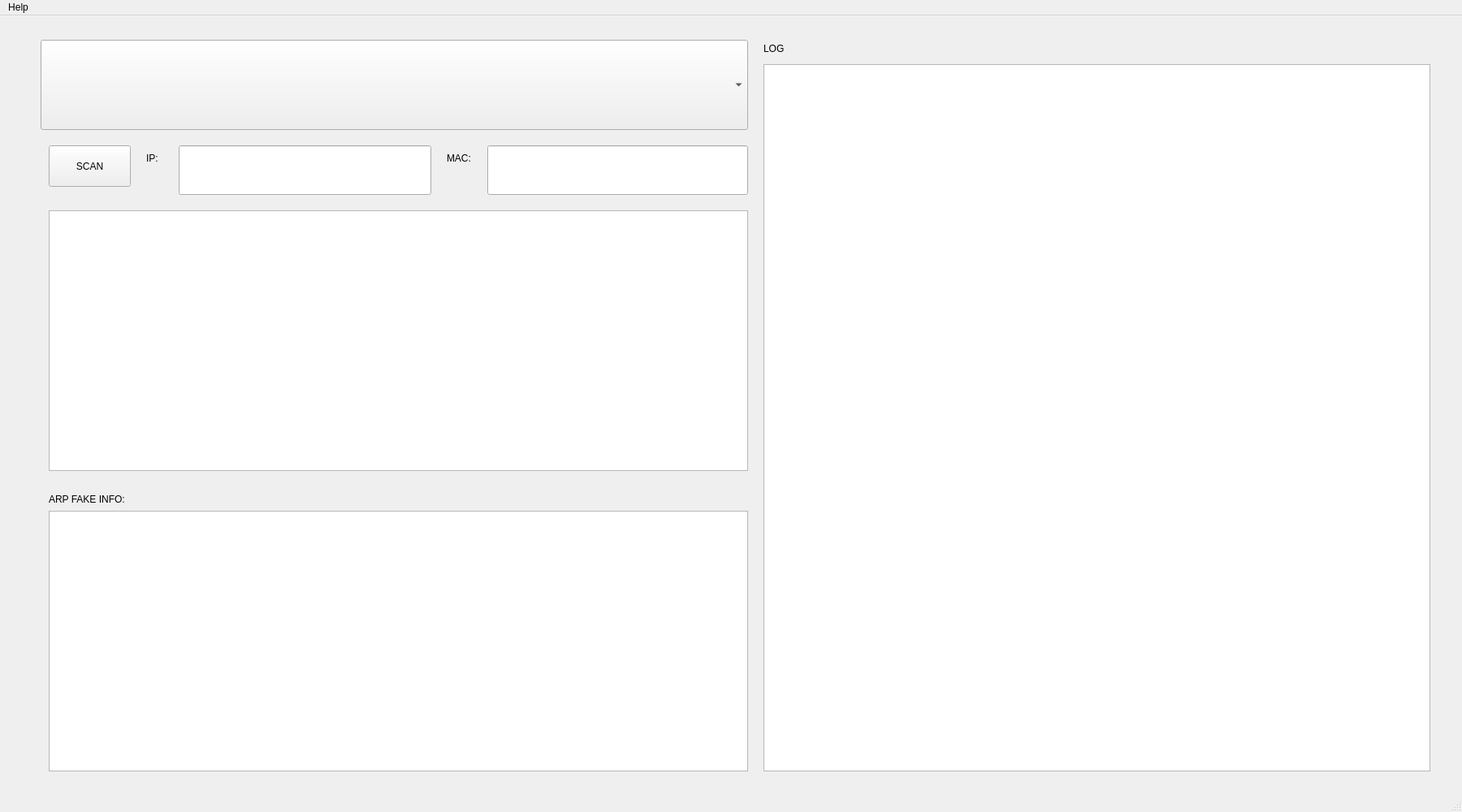
<?xml version="1.0" encoding="UTF-8"?>
<ui version="4.0">
 <class>MainWindow</class>
 <widget class="QMainWindow" name="MainWindow">
  <property name="geometry">
   <rect>
    <x>0</x>
    <y>0</y>
    <width>1800</width>
    <height>1000</height>
   </rect>
  </property>
  <property name="windowTitle">
   <string>MainWindow</string>
  </property>
  <widget class="QWidget" name="centralwidget">
   <widget class="QComboBox" name="adapterBox">
    <property name="geometry">
     <rect>
      <x>50</x>
      <y>30</y>
      <width>871</width>
      <height>111</height>
     </rect>
    </property>
   </widget>
   <widget class="QTableView" name="ipmacTable">
    <property name="geometry">
     <rect>
      <x>60</x>
      <y>240</y>
      <width>861</width>
      <height>321</height>
     </rect>
    </property>
   </widget>
   <widget class="QPushButton" name="scanButton">
    <property name="geometry">
     <rect>
      <x>60</x>
      <y>160</y>
      <width>101</width>
      <height>51</height>
     </rect>
    </property>
    <property name="text">
     <string>SCAN</string>
    </property>
   </widget>
   <widget class="QLineEdit" name="fakeipText">
    <property name="geometry">
     <rect>
      <x>220</x>
      <y>160</y>
      <width>311</width>
      <height>61</height>
     </rect>
    </property>
   </widget>
   <widget class="QTextBrowser" name="logBrowser">
    <property name="geometry">
     <rect>
      <x>940</x>
      <y>60</y>
      <width>821</width>
      <height>871</height>
     </rect>
    </property>
   </widget>
   <widget class="QLabel" name="iplabel">
    <property name="geometry">
     <rect>
      <x>180</x>
      <y>160</y>
      <width>81</width>
      <height>31</height>
     </rect>
    </property>
    <property name="text">
     <string>IP:</string>
    </property>
   </widget>
   <widget class="QLabel" name="maclabel">
    <property name="geometry">
     <rect>
      <x>550</x>
      <y>160</y>
      <width>91</width>
      <height>31</height>
     </rect>
    </property>
    <property name="text">
     <string>MAC:</string>
    </property>
   </widget>
   <widget class="QLineEdit" name="fakemacText">
    <property name="geometry">
     <rect>
      <x>600</x>
      <y>160</y>
      <width>321</width>
      <height>61</height>
     </rect>
    </property>
   </widget>
   <widget class="QTableView" name="fakeTable">
    <property name="geometry">
     <rect>
      <x>60</x>
      <y>610</y>
      <width>861</width>
      <height>321</height>
     </rect>
    </property>
   </widget>
   <widget class="QLabel" name="arpfakeLabel">
    <property name="geometry">
     <rect>
      <x>60</x>
      <y>580</y>
      <width>351</width>
      <height>31</height>
     </rect>
    </property>
    <property name="text">
     <string>ARP FAKE INFO:</string>
    </property>
   </widget>
   <widget class="QLabel" name="logLabel">
    <property name="geometry">
     <rect>
      <x>940</x>
      <y>30</y>
      <width>81</width>
      <height>21</height>
     </rect>
    </property>
    <property name="text">
     <string>LOG</string>
    </property>
   </widget>
  </widget>
  <widget class="QMenuBar" name="menubar">
   <property name="geometry">
    <rect>
     <x>0</x>
     <y>0</y>
     <width>1800</width>
     <height>21</height>
    </rect>
   </property>
   <widget class="QMenu" name="menuHelp">
    <property name="title">
     <string>Help</string>
    </property>
    <addaction name="actionARP_SCAN"/>
    <addaction name="actionARP_ATTACK"/>
    <addaction name="separator"/>
    <addaction name="actionPhoexina"/>
   </widget>
   <addaction name="menuHelp"/>
  </widget>
  <widget class="QStatusBar" name="statusbar"/>
  <action name="actionARP_SCAN">
   <property name="text">
    <string>ARP SCAN</string>
   </property>
  </action>
  <action name="actionARP_ATTACK">
   <property name="text">
    <string>ARP ATTACK</string>
   </property>
  </action>
  <action name="actionPhoexina">
   <property name="text">
    <string>Phoexina 0v0</string>
   </property>
  </action>
 </widget>
 <resources/>
 <connections/>
</ui>
